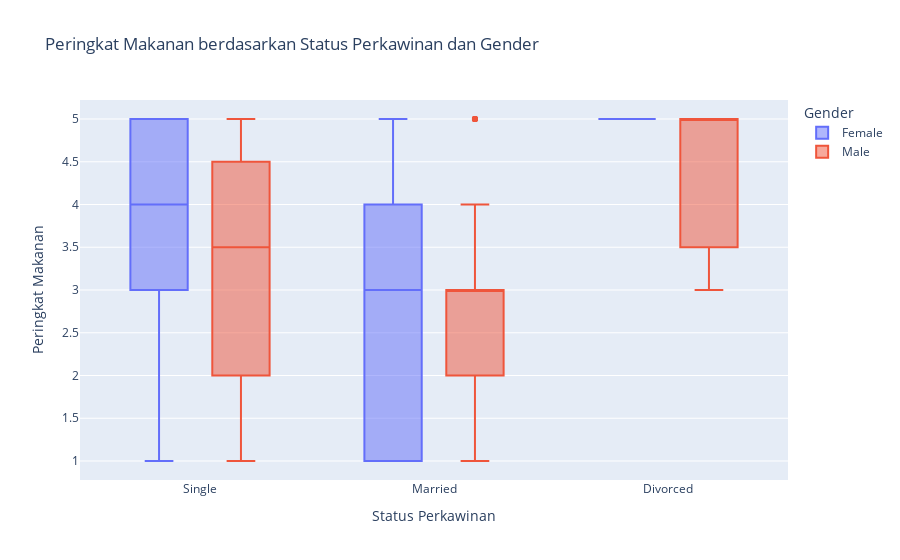

The notebook cell saved with this chart:
### Markdown cell above
Translation:

Explanation:

The box plot displays the distribution of service ratings based on marital status and gender. This allows you to observe any significant differences in service ratings between single and married customers.

If there's anything more you'd like to delve into or explore with your data, just let me know!

### Code cell
fig2 = px.box(df, x='Marital Status', y='Food Rating', color='Gender', title='Peringkat Makanan berdasarkan Status Perkawinan dan Gender')
fig2.update_layout(xaxis_title='Status Perkawinan', yaxis_title='Peringkat Makanan')
fig2.show()

### Figure 1 — Plotly figure (JSON) as saved in the notebook; plotly's stock layout.template omitted (floating-point values rounded to 4 significant figures)
{"data": [{"alignmentgroup": "True", "hovertemplate": "Gender=Female<br>Marital Status=%{x}<br>Food Rating=%{y}<extra></extra>", "legendgroup": "Female", "marker": {"color": "#636efa"}, "name": "Female", "notched": false, "offsetgroup": "Female", "orientation": "v", "showlegend": true, "type": "box", "x": ["Single", "Married", "Married", "Married", "Single", "Married", "Single", "Married", "Single", "Married", "Married", "Single", "Married", "Married", "Married", "Single", "Single", "Single", "Married", "Married", "Married", "Single", "Single", "Single", "Single", "Single", "Divorced", "Single", "Divorced", "Married", "Single", "Single", "Single", "Married", "Divorced", "Single", "Married", "Married", "Single", "Married", "Single", "Single", "Married", "Married", "Married", "Single", "Married", "Single", "Married", "Single", "Married", "Married", "Single", "Married", "Married", "Married", "Single", "Single", "Single", "Married", "Married", "Married", "Single", "Single", "Single", "Single", "Single", "Divorced", "Single", "Divorced", "Married", "Single", "Single", "Single", "Married", "Divorced", "Single", "Married", "Married", "Single", "Married", "Single"], "x0": " ", "xaxis": "x", "y": [5, 1, 3, 1, 5, 3, 5, 4, 5, 1, 4, 2, 2, 4, 3, 1, 3, 5, 4, 1, 2, 5, 3, 3, 5, 3, 5, 4, 5, 1, 5, 2, 1, 4, 5, 5, 5, 1, 1, 1, 5, 4, 4, 3, 5, 4, 3, 5, 4, 5, 1, 4, 2, 2, 4, 3, 3, 3, 5, 4, 1, 2, 5, 3, 3, 5, 3, 5, 4, 5, 1, 5, 2, 1, 4, 5, 5, 5, 1, 1, 1, 5], "y0": " ", "yaxis": "y"}, {"alignmentgroup": "True", "hovertemplate": "Gender=Male<br>Marital Status=%{x}<br>Food Rating=%{y}<extra></extra>", "legendgroup": "Male", "marker": {"color": "#EF553B"}, "name": "Male", "notched": false, "offsetgroup": "Male", "orientation": "v", "showlegend": true, "type": "box", "x": ["Single", "Single", "Single", "Single", "Single", "Married", "Single", "Married", "Single", "Single", "Single", "Married", "Divorced", "Single", "Single", "Single", "Married", "Single", "Divorced", "Single", "Single", "Married", "Single", "Single", "Married", "Single", "Married", "Single", "Single", "Single", "Married", "Single", "Married", "Single", "Married", "Single", "Married", "Married", "Married", "Single", "Married", "Married", "Single", "Married", "Single", "Single", "Married", "Married", "Married", "Married", "Single", "Married", "Divorced", "Married", "Divorced", "Single", "Married", "Married", "Married", "Single", "Single", "Single", "Single", "Single", "Married", "Single", "Married", "Single", "Single", "Single", "Married", "Divorced", "Single", "Single", "Single", "Married", "Single", "Divorced", "Single", "Single", "Married", "Single", "Single", "Married", "Single", "Married", "Single", "Single", "Single", "Married", "Single", "Married", "Single", "Married", "Single", "Married", "Married", "Married", "Single", "Married", "Married", "Single", "Married", "Single", "Single", "Married", "Married", "Married", "Married", "Single", "Married", "Divorced", "Married", "Divorced", "Single", "Married", "Married", "Married"], "x0": " ", "xaxis": "x", "y": [5, 2, 5, 3, 5, 3, 5, 1, 2, 1, 3, 3, 5, 2, 4, 1, 4, 3, 5, 1, 5, 2, 3, 2, 3, 4, 2, 5, 1, 4, 3, 4, 2, 5, 2, 3, 5, 3, 4, 1, 1, 1, 3, 2, 2, 5, 5, 3, 2, 5, 4, 1, 5, 2, 3, 5, 2, 3, 3, 4, 2, 4, 5, 4, 3, 5, 2, 3, 2, 3, 3, 5, 3, 4, 3, 4, 4, 4, 2, 4, 2, 3, 2, 3, 4, 2, 5, 1, 4, 3, 4, 2, 5, 2, 3, 5, 3, 4, 1, 1, 1, 3, 2, 2, 5, 5, 3, 2, 5, 4, 1, 5, 2, 3, 5, 2, 3, 3], "y0": " ", "yaxis": "y"}], "layout": {"boxmode": "group", "legend": {"title": {"text": "Gender"}, "tracegroupgap": 0}, "title": {"text": "Peringkat Makanan berdasarkan Status Perkawinan dan Gender"}, "xaxis": {"anchor": "y", "domain": [0, 1], "title": {"text": "Status Perkawinan"}}, "yaxis": {"anchor": "x", "domain": [0, 1], "title": {"text": "Peringkat Makanan"}}}}
